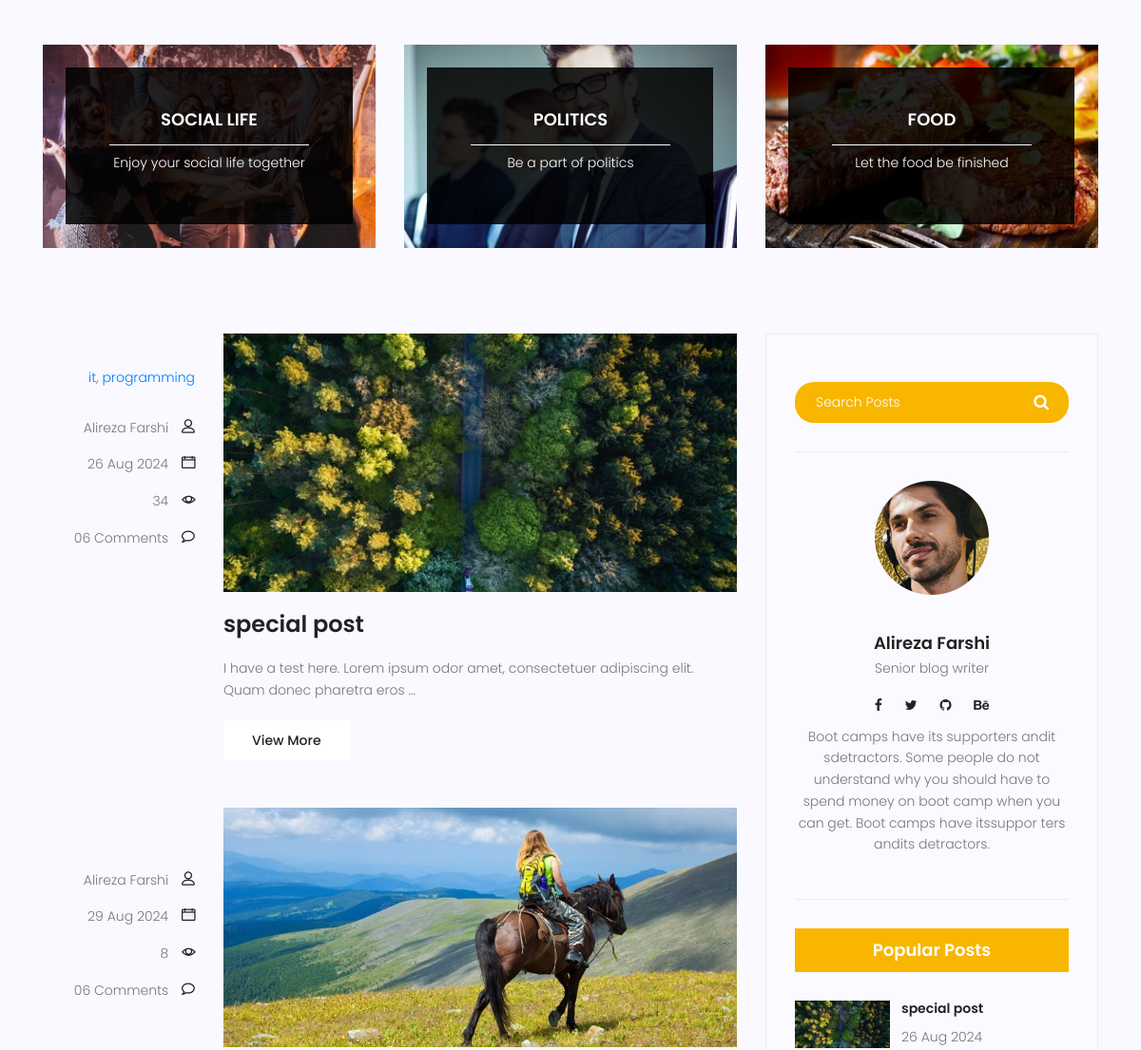
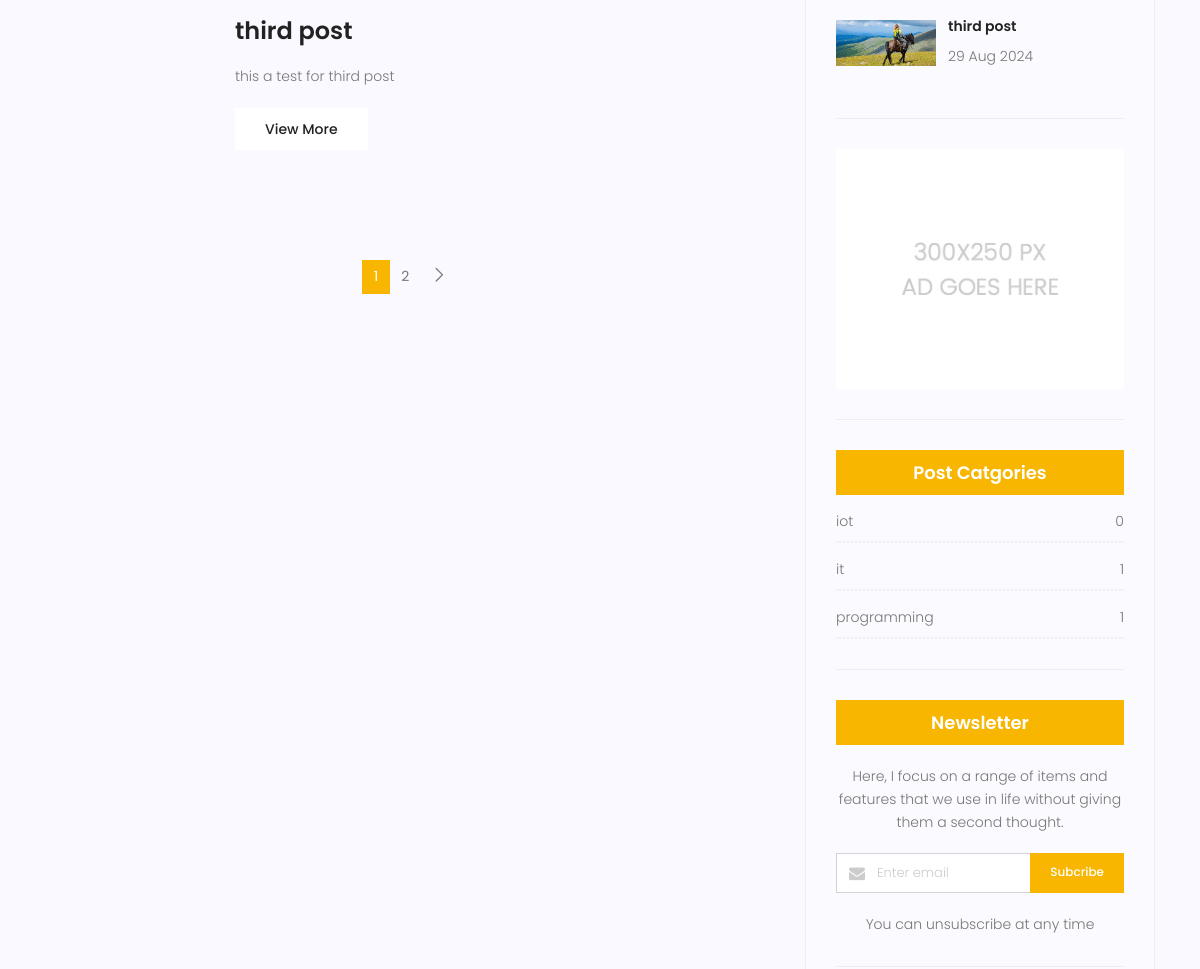
/blog/ (middle part), run on an earlier commit of the app's database (2 pictures, top to bottom).
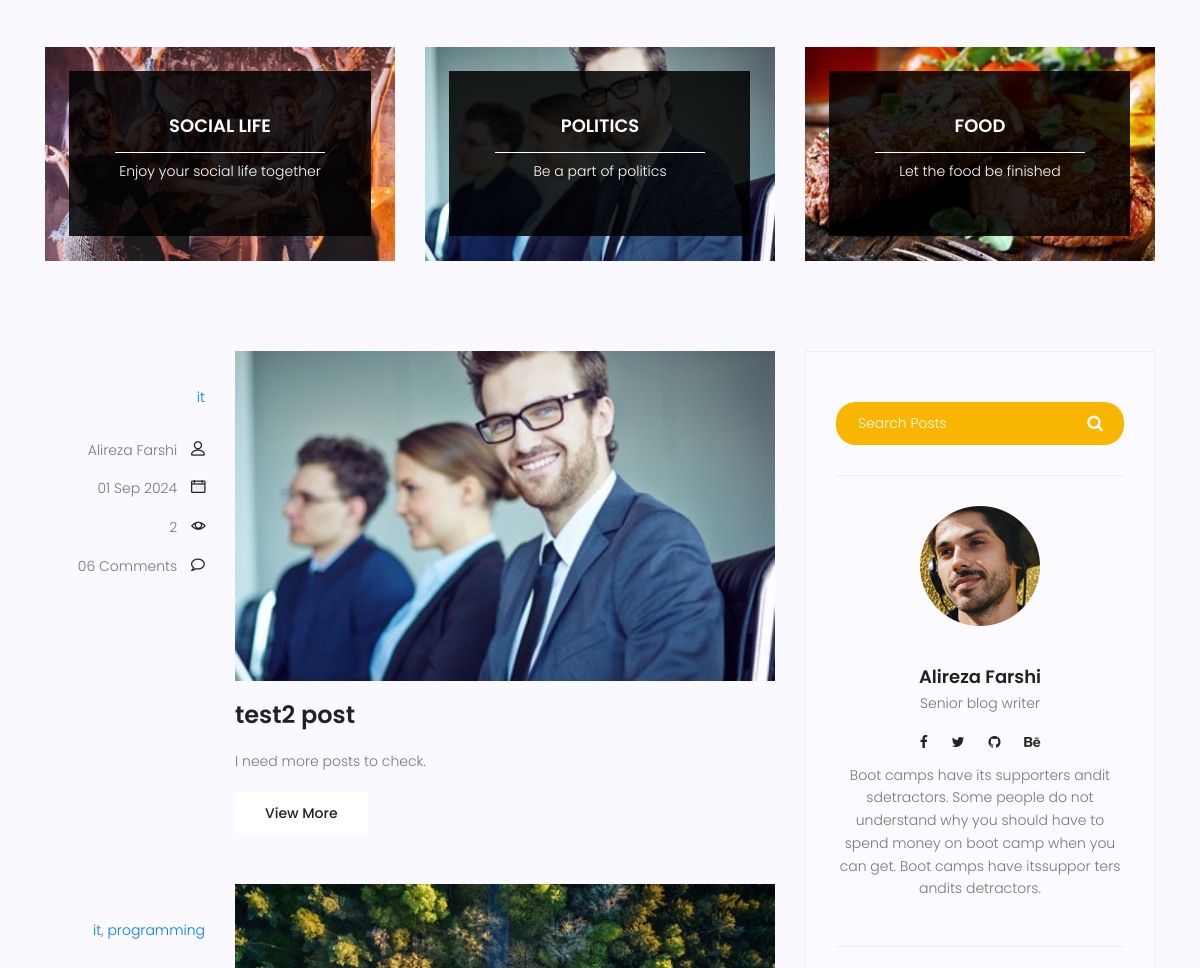
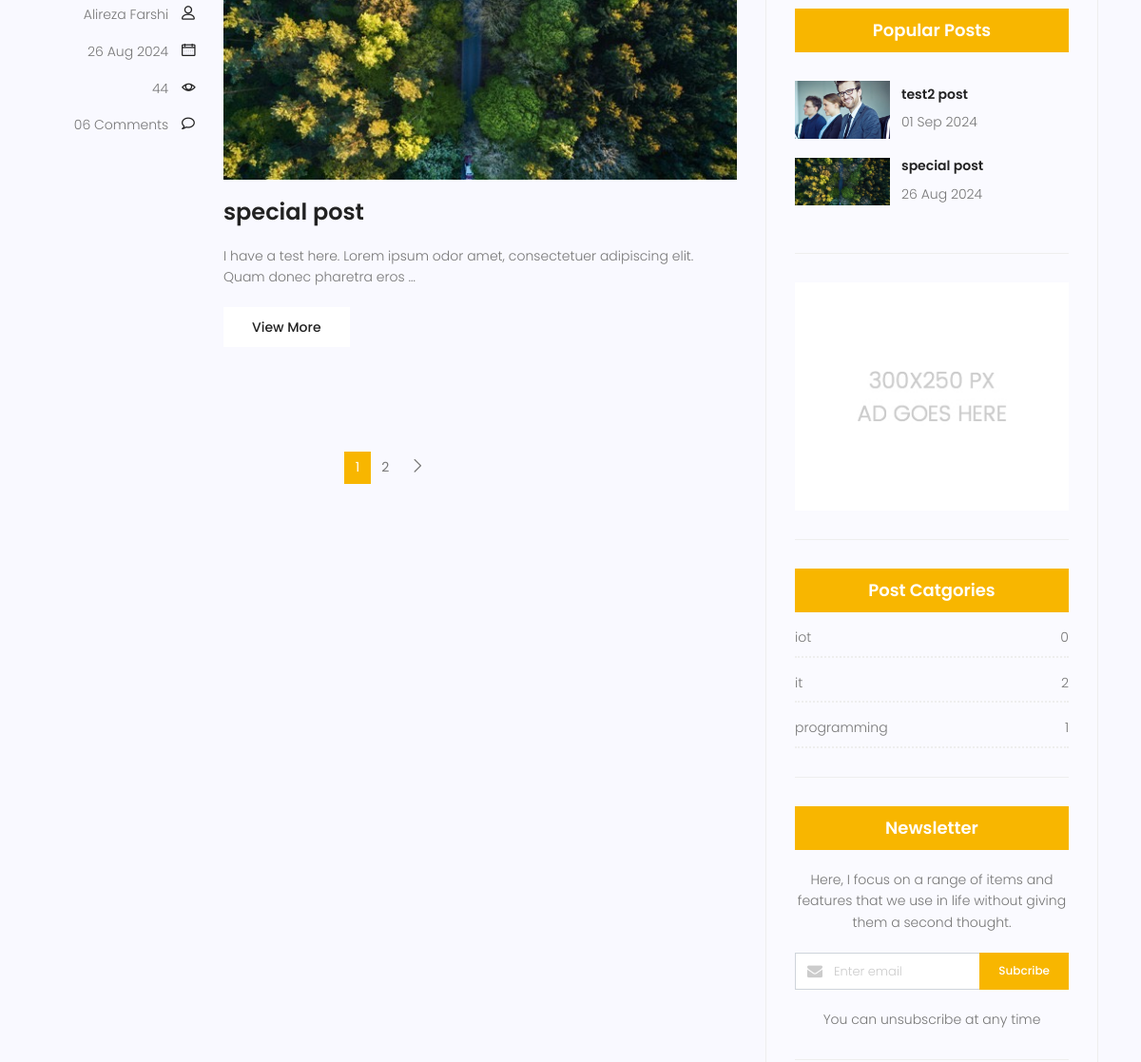
And on a later commit of the database (2 pictures, top to bottom).
### blog/models.py (models this page shows, shortened)
class Category(models.Model):
    name = models.CharField(max_length=255)
    def __str__(self):
        return self.name

class Post(models.Model):
    title = models.CharField(max_length=250)
    content = models.TextField()
    category = models.ManyToManyField(Category)
    author = models.ForeignKey(User, on_delete=models.SET_NULL, null=True)
    image = models.ImageField(upload_to='blog/', default='blog/default.jpg' )
    counted_views = models.IntegerField(default=0)
    status = models.BooleanField(default=False)
    created_date = models.DateTimeField(auto_now_add=True)
    updated_date = models.DateTimeField(auto_now=True)
    published_date = models.DateTimeField(null=True)
    class Meta:
        ordering = ['-created_date']

### blog/views.py (the view)
# urls.py: path('', blog_view,name='blog'),
def blog_view(request, **kwargs):
    current_time = timezone.now()
    posts = Post.objects.filter(status=True)
    posts = posts.exclude(published_date__gt=current_time)
    if kwargs.get('cat_name') != None:
        posts = posts.filter(category__name=kwargs['cat_name'])
    if kwargs.get('author_username') != None:
        posts = posts.filter(author__username=kwargs['author_username'])
    paginator = Paginator(posts, 2)
    try:
        page_number = request.GET.get('page')
        posts = paginator.get_page(page_number)
    except PageNotAnInteger:
        posts = paginator.get_page(1)
    except EmptyPage:
        print("entered")
        posts = paginator.get_page(1)
    context = {'posts' : posts}
    return render(request, 'blog/blog-home.html', context)

### blog/templatetags/blog-tags.py (called while the page is built)
@register.inclusion_tag('blog/blog-categories.html')
def post_categories():
    posts = Post.objects.filter(status=1)
    categories = Category.objects.all()
    cat_dict = {}
    for name in categories:
        cat_dict[name] = posts.filter(category=name).count()
    return {'categories': cat_dict}

### templates/blog/blog-home.html (shortened to what this page needs)
{% extends  'base.html'     %}
{% load static %}
{% load blog-tags %}
{% block content %}
			<section class="top-category-widget-area pt-90 pb-90 ">
				<div class="container">
					<div class="row">
						<div class="col-lg-4">
							<div class="single-cat-widget">
								<div class="content relative">
									<div class="overlay overlay-bg"></div>
								    <a href="#" target="_blank">
								      <div class="thumb">
								  		 <img class="content-image img-fluid d-block mx-auto" src="{% static 'img/blog/cat-widget1.jpg' %}" alt="">
								  	  </div>
								      <div class="content-details">
								        <h4 class="content-title mx-auto text-uppercase">Social life</h4>
								        <span></span>
								        <p>Enjoy your social life together</p>
								      </div>
								    </a>
								</div>
							</div>
						</div>
						<div class="col-lg-4">
							<div class="single-cat-widget">
								<div class="content relative">
									<div class="overlay overlay-bg"></div>
								    <a href="#" target="_blank">
								      <div class="thumb">
								  		 <img class="content-image img-fluid d-block mx-auto" src="{% static 'img/blog/cat-widget2.jpg' %}" alt="">
								  	  </div>
								      <div class="content-details">
								        <h4 class="content-title mx-auto text-uppercase">Politics</h4>
								        <span></span>
								        <p>Be a part of politics</p>
								      </div>
								    </a>
								</div>
							</div>
						</div>
						<div class="col-lg-4">
							<div class="single-cat-widget">
								<div class="content relative">
									<div class="overlay overlay-bg"></div>
								    <a href="#" target="_blank">
								      <div class="thumb">
								  		 <img class="content-image img-fluid d-block mx-auto" src="{% static 'img/blog/cat-widget3.jpg' %}" alt="">
								  	  </div>
								      <div class="content-details">
								        <h4 class="content-title mx-auto text-uppercase">Food</h4>
								        <span></span>
								        <p>Let the food be finished</p>
								      </div>
								    </a>
								</div>
							</div>
						</div>
					</div>
				</div>
			</section>
			<section class="post-content-area">
				<div class="container">
					<div class="row">
						<div class="col-lg-8 posts-list">
							{% for post in posts %}
							<div class="single-post row">
								<div class="col-lg-3  col-md-3 meta-details">
									<ul class="tags">
										{% for cat in post.category.all %}
										<a href="{% url 'category' cat_name=cat.name %}">{{cat}}</a>{% if not forloop.last %},{% endif %}
										{% endfor %}
									</ul>
									<div class="user-details row">
										<p class="user-name col-lg-12 col-md-12 col-6"><a href="{% url 'author' author_username=post.author.username %}">{{post.author.get_full_name}}</a> <span class="lnr lnr-user"></span></p>
										<p class="date col-lg-12 col-md-12 col-6"><a href="#">{{post.published_date |date:"d M Y"}}</a> <span class="lnr lnr-calendar-full"></span></p>
										<p class="view col-lg-12 col-md-12 col-6"><a href="#">{{post.counted_views}}</a> <span class="lnr lnr-eye"></span></p>
										<p class="comments col-lg-12 col-md-12 col-6"><a href="#">06 Comments</a> <span class="lnr lnr-bubble"></span></p>
									</div>
								</div>
								<div class="col-lg-9 col-md-9 ">
									<div class="feature-img">
										<img class="img-fluid" src="{{ post.image.url}}" alt="">
									</div>
									<a class="posts-title" href="{% url 'single' pid=post.id %}"><h3>{{post.title}}</h3></a>
									<p class="excert">
										{{post.content |truncatechars:100}}
									</p>
									<a href="{% url 'single' pid=post.id %}" class="primary-btn">View More</a>
								</div>
							</div>
							{% endfor %}
		                    <nav class="blog-pagination justify-content-center d-flex">
								 <ul class="pagination">
									{% for i in posts.paginator.page_range %}
									{% if posts.number == i %}
										<li class="page-item active"><a href="?page={{i}}" class="page-link">{{i}}</a></li>
									{% else %}
		                          	  	<li class="page-item"><a href="?page={{i}}" class="page-link">{{i}}</a></li>
									{% endif %}
									{% endfor %}
									{% if posts.has_next %}
		                            <li class="page-item">
		                                <a href="?page={{ posts.next_page_number }}" class="page-link" aria-label="Next">
		                                    <span aria-hidden="true">
		                                        <span class="lnr lnr-chevron-right"></span>
		                                    </span>
		                                </a>
		                            </li>
									{% endif %}
		                        </ul>
		                    </nav>
						</div>
						<div class="col-lg-4 sidebar-widgets">
							<div class="widget-wrap">
								{% include 'blog/blog-search.html' %}
								{% include 'blog/blog-writer.html' %}
                                {% include 'blog/blog-popular-posts.html' %}
								{% include 'blog/blog-ads.html' %}
								{% post_categories %}
								<div class="single-sidebar-widget newsletter-widget">
									<h4 class="newsletter-title">Newsletter</h4>
									<p>
										Here, I focus on a range of items and features that we use in life without
										giving them a second thought.
									</p>
									<div class="form-group d-flex flex-row">
									   <div class="col-autos">
									      <div class="input-group">
									        <div class="input-group-prepend">
									          <div class="input-group-text"><i class="fa fa-envelope" aria-hidden="true"></i>
											</div>
									        </div>
									        <input type="text" class="form-control" id="inlineFormInputGroup" placeholder="Enter email" onfocus="this.placeholder = ''" onblur="this.placeholder = 'Enter email'" >
									      </div>
									    </div>
									    <a href="#" class="bbtns">Subcribe</a>
									</div>
									<p class="text-bottom">
										You can unsubscribe at any time
									</p>
								</div>
							</div>
						</div>
					</div>
				</div>
			</section>
{% endblock %}

### templates/base.html (shortened to what this page needs)
{% load static %}
<!DOCTYPE html>
	<html lang="zxx" class="no-js">
	<head>
			<link rel="stylesheet" href="{% static 'css/linearicons.css'%}">
			<link rel="stylesheet" href="{% static 'css/font-awesome.min.css'%}">
			<link rel="stylesheet" href="{% static 'css/bootstrap.css'%}">
			<link rel="stylesheet" href="{% static 'css/magnific-popup.css'%}">
			<link rel="stylesheet" href="{% static 'css/jquery-ui.css'%}">
			<link rel="stylesheet" href="{% static 'css/nice-select.css'%}">
			<link rel="stylesheet" href="{% static 'css/animate.min.css'%}">
			<link rel="stylesheet" href="{% static 'css/owl.carousel.css'%}">
			<link rel="stylesheet" href="{% static 'css/main.css'%}">
		</head>
		<body>
            {% block content %}
            {% endblock %}
		</body>
	</html>

### templates/blog/blog-search.html
<div class="single-sidebar-widget search-widget">
  <form class="search-form" action="{% url 'search' %}" method="get">
    <input placeholder="Search Posts" name="s" type="text" onfocus="this.placeholder = ''" onblur="this.placeholder = 'Search Posts'" >
    <button type="submit"><i class="fa fa-search"></i></button>
  </form>
</div>

### templates/blog/blog-writer.html
{% load static %}
<div class="single-sidebar-widget user-info-widget">
    <img src="{% static 'img/blog/user-info.png' %}" alt="">
    <a href="#"><h4>Alireza Farshi</h4></a>
    <p>
        Senior blog writer
    </p>
    <ul class="social-links">
        <li><a href="#"><i class="fa fa-facebook"></i></a></li>
        <li><a href="#"><i class="fa fa-twitter"></i></a></li>
        <li><a href="#"><i class="fa fa-github"></i></a></li>
        <li><a href="#"><i class="fa fa-behance"></i></a></li>
    </ul>
    <p>
        Boot camps have its supporters andit sdetractors. Some people do not understand why you should have to spend money on boot camp when you can get. Boot camps have itssuppor ters andits detractors.
    </p>
</div>

### templates/blog/blog-popular-posts.html
{% load static %}
<div class="single-sidebar-widget popular-post-widget">
    <h4 class="popular-title">Popular Posts</h4>
    <div class="popular-post-list">
        {% for post in posts %}
        <div class="single-post-list d-flex flex-row align-items-center">
            <div class="thumb">
                <img class="img-fluid" src="{{post.image.url}}" alt="">
            </div>
            <div class="details">
                <a href="{% url 'single' pid=post.id %}"><h6>{{post.title}}</h6></a>
                <p>{{post.published_date|date:"d M Y"}}</p>
            </div>
        </div>
        {% endfor %}
    </div>
</div>

### templates/blog/blog-ads.html
{% load static %}
<div class="single-sidebar-widget ads-widget">
  <a href="#"><img class="img-fluid" src="{% static 'img/blog/ads-banner.jpg' %}" alt=""></a>
</div>

### templates/blog/blog-categories.html
<div class="single-sidebar-widget post-category-widget">
	<h4 class="category-title">Post Catgories</h4>
	<ul class="cat-list">
		{% for name,count in categories.items %}
		<li>
			<a href="{% url 'category' cat_name=name %}" class="d-flex justify-content-between">
				<p>{{name}}</p>
				<p>{{count}}</p>
			</a>
		</li>
		{% endfor %}
	</ul>
</div>

What changed in the data, as far as the page shows it:
no longer on this page (row edited): Post: author.get_full_name "Alireza Farshi", published_date "29 Aug 2024", counted_views "8", image (placeholder picture), title "third post", content "this a test for third post"
added Post: author.get_full_name "Alireza Farshi", published_date "01 Sep 2024", counted_views "2", image (picture), title "test2 post", content "I need more posts to check.", Category (name "it")
computed for Category "it": id "1" → "2"
changed Post "special post": counted_views "34" → "44"
